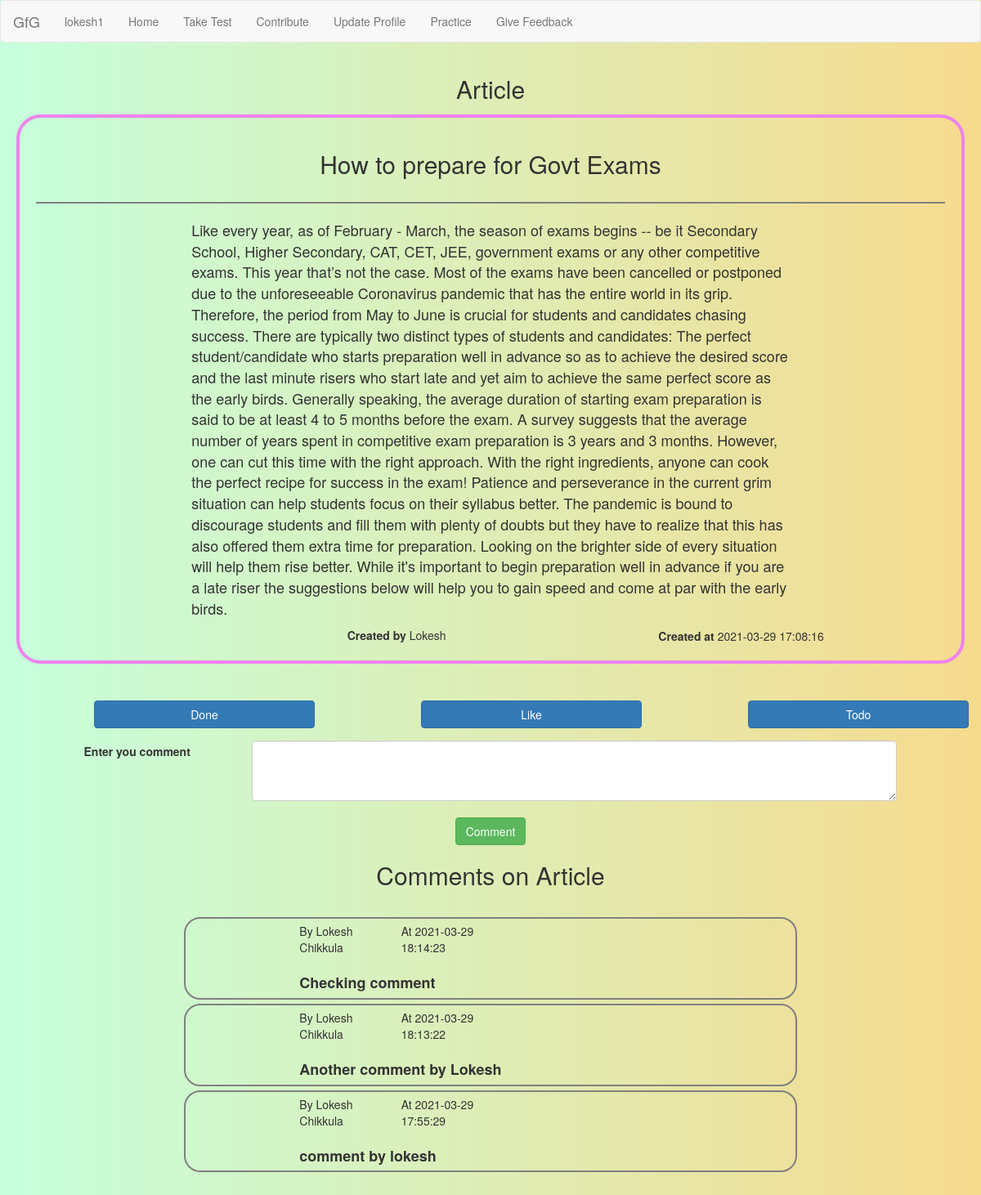
Page /user/single_article.php?art_id=4 (signed in) on the committed database.
### tables this page shows
CREATE TABLE `users` (
  `user_id` int(11) NOT NULL,
  `first_name` varchar(20) NOT NULL,
  `middle_name` varchar(20) NOT NULL,
  `last_name` varchar(20) NOT NULL,
  `city` varchar(20) NOT NULL,
  `state` varchar(20) NOT NULL,
  `zipcode` char(6) NOT NULL,
  `email` varchar(40) NOT NULL,
  `dob` date NOT NULL,
  `biodata` text NOT NULL,
  `password` varchar(20) NOT NULL,
  `user_type` varchar(20) NOT NULL DEFAULT 'user',
  `age` int(11) NOT NULL
);

CREATE TABLE `articles` (
  `art_id` int(11) NOT NULL,
  `header` text NOT NULL,
  `content` text NOT NULL,
  `time` timestamp NOT NULL DEFAULT current_timestamp() ON UPDATE current_timestamp(),
  `creator_id` int(11) NOT NULL
);

CREATE TABLE `comments` (
  `user_id` int(11) NOT NULL,
  `comment` text NOT NULL,
  `comment_on` int(11) NOT NULL,
  `type` varchar(20) NOT NULL,
  `time` timestamp NOT NULL DEFAULT current_timestamp()
);

### user/single_article.php (the view, shortened to what this page needs)
<!DOCTYPE html>
<?php
include("../config/configure.php");
include("user_header.php");
function single_article()
{
    global $con;
    if (isset($_GET['art_id'])) {
        $art_id = $_GET['art_id'];
        $get_art = "SELECT * FROM articles where art_id='$art_id'";
        $run_art = mysqli_query($con, $get_art);
        $row_art = mysqli_fetch_array($run_art);
        $header = $row_art['header'];
        $content = $row_art['content'];
        $time = $row_art['time'];
        $creator = $row_art['creator_id'];
        $select_creator = "SELECT * FROM users where user_id='$creator'";
        $run_creator = mysqli_query($con, $select_creator);
        $row = mysqli_fetch_array($run_creator);
        $first_name = $row['first_name'];
        echo "
        <div class='container-fluid'>
            <div class='article'>
                <div class='row'>
                    <div class='col-sm-12'>
                        <center><h2>$header</h2></center>
                    </div>
                </div>
                 <hr id='hl' >
                <div class='row content'>
                    <div class='col-sm-2'>
                    </div>
                    <div class='col-sm-8'>
                        $content
                    </div>
                    <div class='col-sm-2'>
                    </div>
                </div>
                <div class='row time'>
                    <div class='col-sm-4'></div>
                    <div class='col-sm-4'><strong>Created by</strong>  $first_name</div>
                    <div class='col-sm-1'></div>
                    <div class='col-sm-4'><strong>Created at</strong>  $time </div>
                </div>
            </div>
            </br>
        </div>
        </br>
        ";
    }
}
function show_comments()
{
    global $con;
    $art_id = $_GET['art_id'];
    $select = "SELECT * FROM comments WHERE comment_on = '$art_id' AND type='art' ORDER BY time DESC LIMIT 20";
    $run_select = mysqli_query($con, $select);
    while ($row_comments = mysqli_fetch_array($run_select)) {
        $comment = $row_comments['comment'];
        $user_id = $row_comments['user_id'];
        $time = $row_comments['time'];
        $select_user = "SELECT * FROM users WHERE user_id = $user_id";
        $run_user = mysqli_query($con, $select_user);
        $row = mysqli_fetch_array($run_user);
        $first_name = $row['first_name'];
        $last_name = $row['last_name'];
        echo "
        <div class='container-fluid'>
            <div class='row'>
                <div class='col-sm-2'></div>
                <div class='col-sm-8'>
                    <div class='container-fluid comment'>
                        <div class='row head'>
                            <div class='col-sm-2'>
                            </div>
                            <div class='col-sm-2'>
                            By  $first_name $last_name
                            </div>
                            <div class='col-sm-2'>
                            At $time
                            </div>
                        </div>
                        <br>
                        <div class='row'>
                            <div class='col-sm-2'>
                            </div>
                            <div class='col-sm-8 des'>
                            <strong>$comment</strong>
                            </div>
                            <div class='col-sm-2'></div>
                        </div>
                    </div>
                </div>
                <div class='col-sm-2'></div>
            </div>
        </div>
        ";
    }
}
?>
<html>
<head>
    <link rel="stylesheet" href="https://maxcdn.bootstrapcdn.com/bootstrap/3.4.1/css/bootstrap.min.css">
    <link rel="stylesheet" type="text/css" href="../styles/articles.css">
</head>
<body>
    <div class="container-fulid">
        <div class="row">
            <div class="col-sm-12">
                <center>
                    <h2>Article</h2>
                </center>
            </div>
        </div>
        <?php echo single_article(); ?>
        <div class="container-fluid" style="margin-bottom:15px;">
            <div class="row">
                <div class="col-sm-1"></div>
                <div class="col-sm-3">
                    <form action='' method='post'>
                        <form action="" method="post" enctype="multipart/form" role="form" class="form-horizontal">
                            <button type="submit" class="btn btn-primary btn-block" name="done">Done</button>
                        </form>
                    </form>
                </div>
                <div class="col-sm-1"></div>
                <div class="col-sm-3">
                    <form action="" method="post" enctype="multipart/form" role="form" class="form-horizontal">
                        <button type="submit" class="btn btn-primary btn-block" name="liked">Like</button>
                    </form>
                </div>
                <div class="col-sm-1"></div>
                <div class="col-sm-3">
                    <form action="" method="post" enctype="multipart/form" role="form" class="form-horizontal">
                        <button type="submit" class="btn btn-primary btn-block" name="todo">Todo</button>
                    </form>
                </div>
            </div>
        </div>
        <form action="" method="post" class='form-inline'>
            <div class="row">
                <div class="col-sm-1"></div>
                <div class="col-sm-2"><label for="cmt" class="control-label">Enter you comment</label></div>
                <div class="col-sm-6">
                    <textarea name="cmt" id="" cols="100" rows="3" class="form-control"></textarea>
                </div>
            </div>
            <br>
            <div class="row">
                <center><input type="submit" name="sub_cmt" value="Comment" class="btn btn-success"></center>
            </div>
        </form>
        <div class="container-fluid">
            <div class="row">
                <center>
                    <h2>Comments on Article</h2>
                </center>
            </div>
            <br>
            <?php show_comments(); ?>
        </div>
    </div>
    <br><br>
</body>
</html>

### user/user_header.php (shortened to what this page needs)
<?php
include("../config/configure.php");
?>
<nav class="navbar navbar-default">
    <div class="container-fluid">
        <div class="navbar-header">
            <a href="user_home.php" class="navbar-brand">GfG</a>
        </div>
        <div class="collapse navbar-collapse" id="bs-example-navbar-collapse-1">
            <ul class="nav navbar-nav">
                <?php
                $user = $_SESSION['email'];
                $get_user = "select * from users where email = '$user' and user_type != 'admin'";
                $run_user = mysqli_query($con, $get_user);
                if (!$run_user) {
                    echo ("<script>alert('Something went wrong!')</script>");
                } else {
                    $user_row = mysqli_fetch_array($run_user);
                    $user_id = $user_row['user_id'];
                    $first_name = $user_row['first_name'];
                }
                ?>
                <li><a href='user_profile.php?<?php echo ("user_id=$user_id") ?>'><?php echo ("$first_name"); ?></a></li>
                <li><a href='user_home.php'>Home</a></li>
                <li><a href='test.php?<?php echo ("user_id=$user_id") ?>'>Take Test</a></li>
                <li><a href='user_contribute.php?<?php echo ("user_id=$user_id") ?>'>Contribute</a></li>
                <li><a href='user_prof_update.php?<?php echo ("user_id=$user_id") ?>'>Update Profile</a></li>
                <li><a href='practice.php?<?php echo ("user_id=$user_id") ?>'>Practice</a></li>
                <li><a href="feedback.php">Give Feedback</a></li>
            </ul>
        </div>
    </div>
</nav>

### styles/articles.css (style rules this page uses)
.article { border: 4px solid violet; border-radius: 30px; margin: 5px; padding: 20px; }
.time { margin-top: 10px; }
.content { font-size: 18px; }
#hl { height: 2px; border-width: 0; color: gray; background-color: gray; }
.comment { border: 2px solid gray; }

### user/single_article.php (style rules this page uses)
body { background-image: url('../images/MegaTron.jpg'); background-repeat: no-repeat; background-size: cover; overflow-x: hidden; }
.comment { border: 2px solid gray; border-radius: 20px; padding-top: 5px; padding-bottom: 5px; margin-top: 5px; }
.des { font-size: 18px; }

### rows in the picture
users: first_name "lokesh1"
articles: header "How to prepare for Govt Exams", content "Like every year, as of February - March, the season of exams begins -- be it Secondary School, Higher Secondary, CAT, CET, JEE, government exams or any other competitive exams. This year that’s not the case. Most of the exams have been cancelled or postponed due to the unforeseeable Coronavirus pandemic that has the entire world in its grip. Therefore, the period from May to June is crucial for students and candidates chasing success. There are typically two distinct types of students and candidates: The perfect student/candidate who starts preparation well in advance so as to achieve the desired score and the last minute risers who start late and yet aim to achieve the same perfect score…", time "2021-03-29 17:08:16"
users: first_name "Lokesh"
comments: user.first_name "Lokesh", user.last_name "Chikkula", time "2021-03-29 18:14:23", comment "Checking comment"
comments: user.first_name "Lokesh", user.last_name "Chikkula", time "2021-03-29 18:13:22", comment "Another comment by Lokesh"
comments: user.first_name "Lokesh", user.last_name "Chikkula", time "2021-03-29 17:55:29", comment "comment by lokesh"
